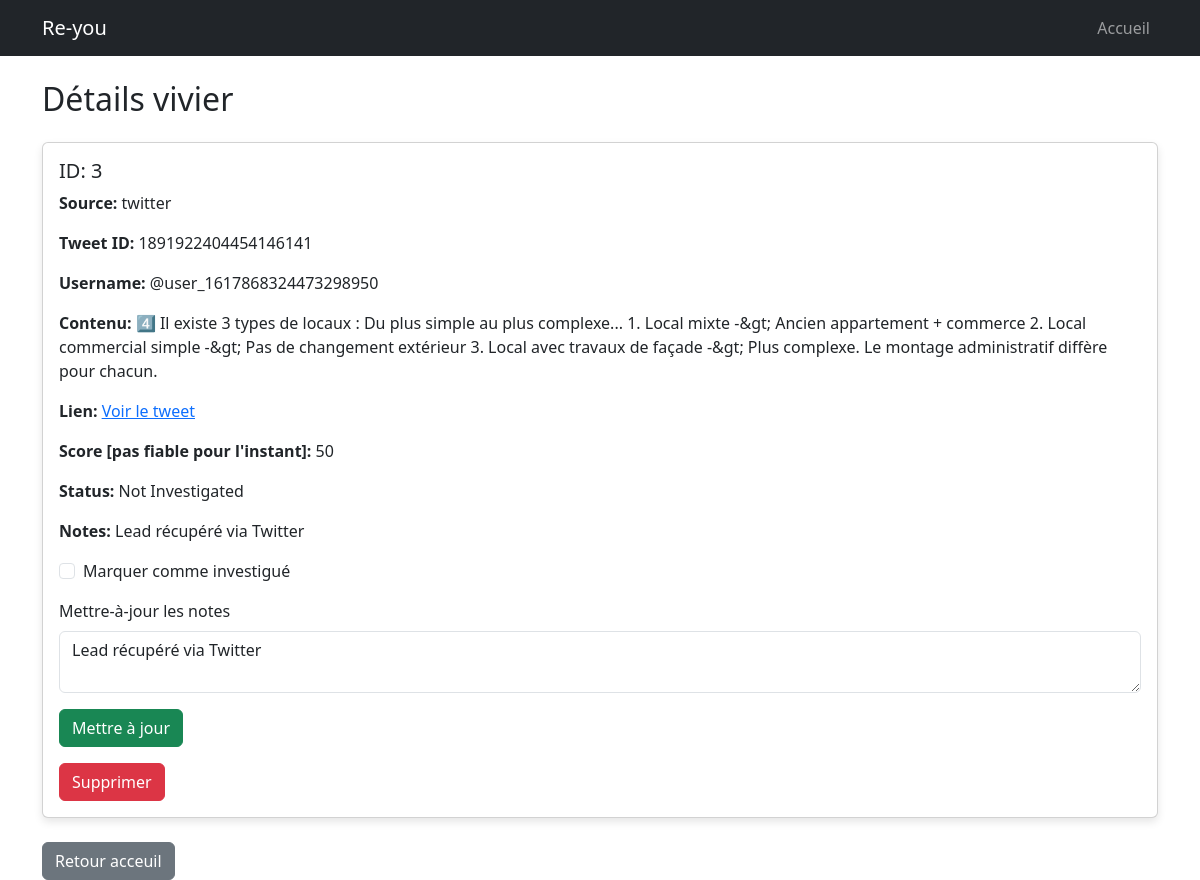
Page /lead/3 on the committed database.
### tables this page shows
CREATE TABLE lead_tracking (
            id INTEGER PRIMARY KEY AUTOINCREMENT,
            source TEXT,
            reference_id TEXT UNIQUE,
            relevance_score INTEGER,
            investigated BOOLEAN DEFAULT 0,
            notes TEXT
        );

CREATE TABLE twitter_posts (
            id INTEGER PRIMARY KEY AUTOINCREMENT,
            tweet_id TEXT UNIQUE,
            username TEXT,
            content TEXT,
            date TEXT
        );

### src/web/app.py (the view)
@app.route('/lead/<int:lead_id>', methods=['GET', 'POST'])
def lead_details(lead_id):
    lead = get_lead_by_id(lead_id)  # Fetch lead from database
    if not lead:
        flash("Lead not found!", "danger")
        return redirect(url_for('index'))
    extra_info = None
    source = lead[1]  # 'twitter', 'linkedin', or 'real_estate'
    db_conn = sqlite3.connect("leads.db")
    cursor = db_conn.cursor()
    if source == "twitter":
        cursor.execute("SELECT tweet_id, username, content FROM twitter_posts WHERE id = ?", (lead[0],))
        extra_info = cursor.fetchone()
    elif source == "linkedin":
        cursor.execute("SELECT job_title, company FROM linkedin_jobs WHERE id = ?", (lead[0],))
        extra_info = cursor.fetchone()
    elif source == "real_estate":
        cursor.execute("SELECT transaction_type, location FROM real_estate_transactions WHERE id = ?", (lead[0],))
        extra_info = cursor.fetchone()
    db_conn.close()
    if request.method == 'POST':
        investigated = request.form.get("investigated") == "on"
        notes = request.form.get("notes")
        update_lead_status(lead_id, investigated, notes)
        flash("Lead updated successfully!", "success")
        return redirect(url_for('index'))
    return render_template("lead_details.html", lead=lead, extra_info=extra_info)

### src/db/database.py (called while the page is built)
def connect_db():
    return sqlite3.connect(DB_PATH)

def get_lead_by_id(lead_id: int) -> Optional[Tuple]:
    conn = connect_db()
    cursor = conn.cursor()
    cursor.execute("SELECT * FROM lead_tracking WHERE id = ?", (lead_id,))
    row = cursor.fetchone()
    conn.close()
    return row

### src/web/app.py (called while the page is built)
def clean_numbers(value):
    return re.sub(r"\D", "", value)

### src/web/templates/lead_details.html (shortened to what this page needs)
{% extends 'layout.html' %}
{% block content %}
<h2 class="mb-4">Détails vivier</h2>
<div class="card">
    <div class="card-body">
        <h5 class="card-title">ID: {{ lead[0] }}</h5>
        <p><strong>Source:</strong> {{ lead[1] }}</p>
        {% if lead[1] == "twitter" and extra_info %}
            <p><strong>Tweet ID:</strong> {{ extra_info[0] }}</p>
            <p><strong>Username:</strong> @{{ extra_info[1] }}</p>
            <p><strong>Contenu:</strong> {{ extra_info[2] }}</p>
            <p><strong>Lien:</strong> <a href="https://twitter.com/{{ extra_info[1] | clean_numbers }}/status/{{ extra_info[0] }}" target="_blank">Voir le tweet</a></p>
        {% elif lead[1] == "linkedin" and extra_info %}
            <p><strong>Job Title:</strong> {{ extra_info[0] }}</p>
            <p><strong>Company:</strong> {{ extra_info[1] }}</p>
        {% elif lead[1] == "real_estate" and extra_info %}
            <p><strong>Transaction Type:</strong> {{ extra_info[0] }}</p>
            <p><strong>Location:</strong> {{ extra_info[1] }}</p>
        {% endif %}
        <p><strong>Score [pas fiable pour l'instant]:</strong> {{ lead[3] }}</p>
        <p><strong>Status:</strong> {% if lead[4] %} Investigated {% else %} Not Investigated{% endif %}</p>
        <p><strong>Notes:</strong> {{ lead[5] if lead[5] else "Aucune note" }}</p>
        <form action="{{ url_for('lead_details', lead_id=lead[0]) }}" method="POST">
            <div class="form-check mb-3">
                <input type="checkbox" id="investigated" name="investigated" class="form-check-input"
                       {% if lead[4] %}checked{% endif %}>
                <label class="form-check-label" for="investigated">Marquer comme investigué</label>
            </div>
            <div class="mb-3">
                <label for="notes" class="form-label">Mettre-à-jour les notes</label>
                <textarea id="notes" name="notes" class="form-control">{{ lead[5] }}</textarea>
            </div>
            <button type="submit" class="btn btn-success">Mettre à jour</button>
        </form>
        <form action="{{ url_for('delete_lead', lead_id=lead[0]) }}" method="POST" style="display:inline;">
            <button type="submit" class="btn btn-danger mt-3">Supprimer</button>
        </form>
    </div>
</div>
<a href="{{ url_for('index') }}" class="btn btn-secondary mt-4">Retour acceuil</a>
{% endblock %}

### src/web/static/styles.css (style rules this page uses)
body { background-color: #f8f9fa; font-family: Arial, sans-serif; }
.btn-danger { background-color: #dc3545; border-color: #dc3545; }
.card { border-radius: 8px; box-shadow: 0 4px 8px rgba(0, 0, 0, 0.1); }
.form-control { border-radius: 5px; }
.btn-secondary { margin-top: 20px; }

### rows in the picture
lead_tracking: id "3", source "twitter", relevance_score "50", notes "Lead récupéré via Twitter"
twitter_posts: tweet "1891922404454146141", username "user_1617868324473298950", content "4⃣ Il existe 3 types de locaux : Du plus simple au plus complexe... 1. Local mixte -&gt; Ancien appartement + commerce 2. Local commercial simple -&gt; Pas de changement extérieur 3. Local avec travaux de façade -&gt; Plus complexe. Le montage administratif diffère pour chacun."
